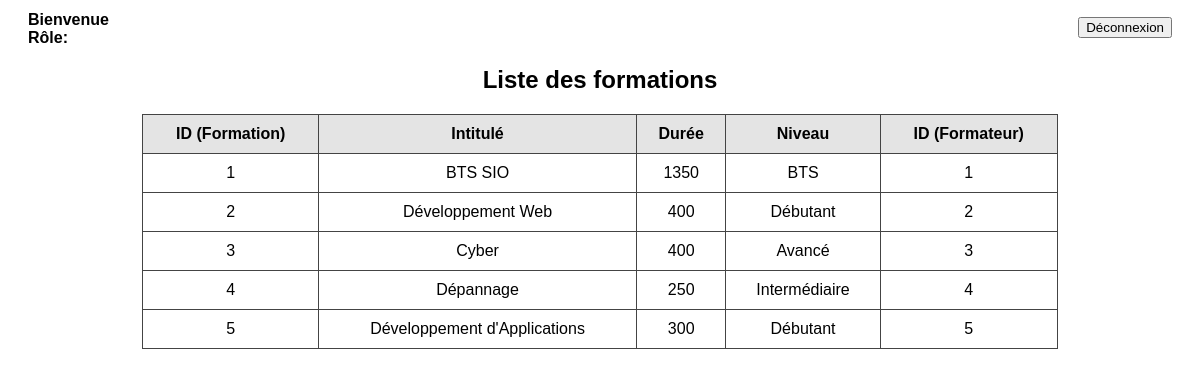
/centre_formation/stats_formations3.php, run on the app's committed database.
### tables this page shows
CREATE TABLE `formations` (
  `id_formation` int NOT NULL,
  `intitule` varchar(100) NOT NULL,
  `duree` int NOT NULL,
  `niveau` varchar(50) NOT NULL,
  `id_formateur` int NOT NULL
);

### centre_formation/stats_formations3.php (the view, shortened to what this page needs)
<?php
$host = "localhost";
$user = "root";
$password = "mysql";
$database = "centre_formation";
$conn = mysqli_connect($host, $user, $password, $database);
$sql = "SELECT * FROM formations";
$result = mysqli_query($conn, $sql);
?>
<!DOCTYPE html>
<html lang="en">
<head>
</head>
<body>
<?php
echo "<p style='float: left; position: absolute; top: -5px; font-weight: bold;'>Bienvenue ".$_SESSION["login"]."<br>";
echo "Rôle: ".$_SESSION["role"]."</p>";
?>
<a href="logout.php" style='float: right; position: relative; top: -11px;';><button>Déconnexion</button></a>
<br>
<h2>Liste des formations</h2>
<table>
    <tr>
        <th>ID (Formation)</th>
        <th>Intitulé</th>
        <th>Durée</th>
        <th>Niveau</th>
        <th>ID (Formateur)</th>
    </tr>
    <?php
    if ($result && mysqli_num_rows($result) > 0) {
        while ($row = mysqli_fetch_assoc($result)) {
            echo "<tr>";
            echo "<td>".$row['id_formation']."</td>";
            echo "<td>".$row['intitule']."</td>";
            echo "<td>".$row['duree']."</td>";
            echo "<td>".$row['niveau']."</td>";
            echo "<td>".$row['id_formateur']."</td>";
            echo "</tr>";
        }
    } else {
        echo "<tr><td colspan='6'>Aucun client trouvé.</td></tr>";
    }
    ?>
</table>
</body>
</html>

### centre_formation/stats_formations3.php (style rules this page uses)
body { font-family: Arial, sans-serif; padding: 20px; }
table { border-collapse: collapse; width: 80%; margin: auto; }
th, td { border: 1px solid #444; padding: 10px; text-align: center; }
th { background-color: #e4e4e4; }
h2 { text-align: center; }

### data on the page
formations: id_formation "1", intitule "BTS SIO", duree "1350", niveau "BTS", id_formateur "1"
formations: id_formation "2", intitule "Développement Web", duree "400", niveau "Débutant", id_formateur "2"
formations: id_formation "3", intitule "Cyber", duree "400", niveau "Avancé", id_formateur "3"
formations: id_formation "4", intitule "Dépannage", duree "250", niveau "Intermédiaire", id_formateur "4"
formations: id_formation "5", intitule "Développement d'Applications", duree "300", niveau "Débutant", id_formateur "5"
